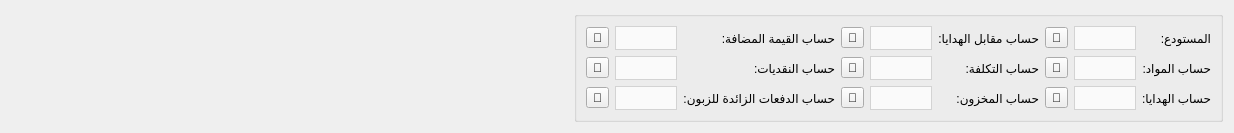
     <widget class="QWidget" name="tab_3">
      <property name="layoutDirection">
       <enum>Qt::RightToLeft</enum>
      </property>
      <attribute name="title">
       <string>الحسابات والمستودعات</string>
      </attribute>
      <layout class="QGridLayout" name="gridLayout_6">
       <item row="0" column="1">
        <widget class="QGroupBox" name="groupBox_4">
         <property name="minimumSize">
          <size>
           <width>300</width>
           <height>0</height>
          </size>
         </property>
         <property name="maximumSize">
          <size>
           <width>16777215</width>
           <height>16777215</height>
          </size>
         </property>
         <property name="layoutDirection">
          <enum>Qt::RightToLeft</enum>
         </property>
         <property name="title">
          <string/>
         </property>
         <layout class="QGridLayout" name="gridLayout_2">
          <item row="2" column="5">
           <widget class="QToolButton" name="select_stock_account_btn">
            <property name="text">
             <string>🔎</string>
            </property>
           </widget>
          </item>
          <item row="0" column="3">
           <widget class="QLabel" name="label_53">
            <property name="maximumSize">
             <size>
              <width>16777215</width>
              <height>16777215</height>
             </size>
            </property>
            <property name="text">
             <string>حساب مقابل الهدايا:</string>
            </property>
           </widget>
          </item>
          <item row="1" column="8">
           <widget class="QToolButton" name="select_monetary_account_btn">
            <property name="text">
             <string>🔎</string>
            </property>
           </widget>
          </item>
          <item row="2" column="6">
           <widget class="QLabel" name="label_11">
            <property name="text">
             <string>حساب الدفعات الزائدة للزبون:</string>
            </property>
           </widget>
          </item>
          <item row="0" column="6">
           <widget class="QLabel" name="label_52">
            <property name="maximumSize">
             <size>
              <width>16777215</width>
              <height>16777215</height>
             </size>
            </property>
            <property name="text">
             <string>حساب القيمة المضافة:</string>
            </property>
           </widget>
          </item>
          <item row="0" column="0">
           <widget class="QLabel" name="label_41">
            <property name="maximumSize">
             <size>
              <width>16777215</width>
              <height>16777215</height>
             </size>
            </property>
            <property name="text">
             <string>المستودع:</string>
            </property>
           </widget>
          </item>
          <item row="0" column="5">
           <widget class="QToolButton" name="select_gifts_opposite_account_btn">
            <property name="text">
             <string>🔎</string>
            </property>
           </widget>
          </item>
          <item row="2" column="8">
           <widget class="QToolButton" name="select_client_extra_account_btn">
            <property name="text">
             <string>🔎</string>
            </property>
           </widget>
          </item>
          <item row="1" column="7">
           <widget class="QComboBox" name="monetary_account_combobox">
            <property name="minimumSize">
             <size>
              <width>0</width>
              <height>0</height>
             </size>
            </property>
            <property name="maximumSize">
             <size>
              <width>16777215</width>
              <height>16777215</height>
             </size>
            </property>
            <property name="layoutDirection">
             <enum>Qt::RightToLeft</enum>
            </property>
            <property name="styleSheet">
             <string notr="true">QComboBox {
        background-color: #fafafa;
        border: 1px solid lightgrey;		
		height: 22px;
		color: black;
    }
    QComboBox::drop-down {
        border: none;
    }</string>
            </property>
           </widget>
          </item>
          <item row="2" column="2">
           <widget class="QToolButton" name="select_gifts_account_btn">
            <property name="text">
             <string>🔎</string>
            </property>
           </widget>
          </item>
          <item row="0" column="1">
           <widget class="QComboBox" name="invoice_warehouse_combobox">
            <property name="minimumSize">
             <size>
              <width>0</width>
              <height>0</height>
             </size>
            </property>
            <property name="maximumSize">
             <size>
              <width>16777215</width>
              <height>16777215</height>
             </size>
            </property>
            <property name="layoutDirection">
             <enum>Qt::RightToLeft</enum>
            </property>
            <property name="styleSheet">
             <string notr="true">QComboBox {
        background-color: #fafafa;
        border: 1px solid lightgrey;		
		height: 22px;
		color: black;
    }
    QComboBox::drop-down {
        border: none;
    }</string>
            </property>
           </widget>
          </item>
          <item row="0" column="7">
           <widget class="QComboBox" name="added_value_account_combobox">
            <property name="minimumSize">
             <size>
              <width>0</width>
              <height>0</height>
             </size>
            </property>
            <property name="maximumSize">
             <size>
              <width>16777215</width>
              <height>16777215</height>
             </size>
            </property>
            <property name="layoutDirection">
             <enum>Qt::RightToLeft</enum>
            </property>
            <property name="styleSheet">
             <string notr="true">QComboBox {
        background-color: #fafafa;
        border: 1px solid lightgrey;		
		height: 22px;
		color: black;
    }
    QComboBox::drop-down {
        border: none;
    }</string>
            </property>
           </widget>
          </item>
          <item row="1" column="0">
           <widget class="QLabel" name="label_49">
            <property name="maximumSize">
             <size>
              <width>16777215</width>
              <height>16777215</height>
             </size>
            </property>
            <property name="text">
             <string>حساب المواد:</string>
            </property>
           </widget>
          </item>
          <item row="1" column="3">
           <widget class="QLabel" name="label_48">
            <property name="maximumSize">
             <size>
              <width>16777215</width>
              <height>16777215</height>
             </size>
            </property>
            <property name="text">
             <string>حساب التكلفة:</string>
            </property>
           </widget>
          </item>
          <item row="2" column="4">
           <widget class="QComboBox" name="stock_account_combobox">
            <property name="minimumSize">
             <size>
              <width>0</width>
              <height>0</height>
             </size>
            </property>
            <property name="maximumSize">
             <size>
              <width>16777215</width>
              <height>16777215</height>
             </size>
            </property>
            <property name="layoutDirection">
             <enum>Qt::RightToLeft</enum>
            </property>
            <property name="styleSheet">
             <string notr="true">QComboBox {
        background-color: #fafafa;
        border: 1px solid lightgrey;		
		height: 22px;
		color: black;
    }
    QComboBox::drop-down {
        border: none;
    }</string>
            </property>
           </widget>
          </item>
          <item row="1" column="2">
           <widget class="QToolButton" name="select_materials_account_btn">
            <property name="text">
             <string>🔎</string>
            </property>
           </widget>
          </item>
          <item row="1" column="6">
           <widget class="QLabel" name="label_4">
            <property name="layoutDirection">
             <enum>Qt::LeftToRight</enum>
            </property>
            <property name="text">
             <string>حساب النقديات:</string>
            </property>
           </widget>
          </item>
          <item row="1" column="4">
           <widget class="QComboBox" name="cost_account_combobox">
            <property name="minimumSize">
             <size>
              <width>0</width>
              <height>0</height>
             </size>
            </property>
            <property name="maximumSize">
             <size>
              <width>16777215</width>
              <height>16777215</height>
             </size>
            </property>
            <property name="layoutDirection">
             <enum>Qt::RightToLeft</enum>
            </property>
            <property name="styleSheet">
             <string notr="true">QComboBox {
        background-color: #fafafa;
        border: 1px solid lightgrey;		
		height: 22px;
		color: black;
    }
    QComboBox::drop-down {
        border: none;
    }</string>
            </property>
           </widget>
          </item>
          <item row="2" column="7">
           <widget class="QComboBox" name="client_extra_account_combobox">
            <property name="maximumSize">
             <size>
              <width>16777215</width>
              <height>16777215</height>
             </size>
            </property>
            <property name="layoutDirection">
             <enum>Qt::RightToLeft</enum>
            </property>
            <property name="styleSheet">
             <string notr="true">QComboBox {
        background-color: #fafafa;
        border: 1px solid lightgrey;		
		height: 22px;
		color: black;
    }
    QComboBox::drop-down {
        border: none;
    }</string>
            </property>
           </widget>
          </item>
          <item row="0" column="4">
           <widget class="QComboBox" name="gifts_opposite_account_combobox">
            <property name="minimumSize">
             <size>
              <width>0</width>
              <height>0</height>
             </size>
            </property>
            <property name="maximumSize">
             <size>
              <width>16777215</width>
              <height>16777215</height>
             </size>
            </property>
            <property name="layoutDirection">
             <enum>Qt::RightToLeft</enum>
            </property>
            <property name="styleSheet">
             <string notr="true">QComboBox {
        background-color: #fafafa;
        border: 1px solid lightgrey;		
		height: 22px;
		color: black;
    }
    QComboBox::drop-down {
        border: none;
    }</string>
            </property>
           </widget>
          </item>
          <item row="0" column="2">
           <widget class="QToolButton" name="select_warehouse_btn">
            <property name="text">
             <string>🔎</string>
            </property>
           </widget>
          </item>
          <item row="0" column="8">
           <widget class="QToolButton" name="select_added_value_account_btn">
            <property name="text">
             <string>🔎</string>
            </property>
           </widget>
          </item>
          <item row="1" column="1">
           <widget class="QComboBox" name="materials_account_combobox">
            <property name="minimumSize">
             <size>
              <width>0</width>
              <height>0</height>
             </size>
            </property>
            <property name="maximumSize">
             <size>
              <width>16777215</width>
              <height>16777215</height>
             </size>
            </property>
            <property name="layoutDirection">
             <enum>Qt::RightToLeft</enum>
            </property>
            <property name="styleSheet">
             <string notr="true">QComboBox {
        background-color: #fafafa;
        border: 1px solid lightgrey;		
		height: 22px;
		color: black;
    }
    QComboBox::drop-down {
        border: none;
    }</string>
            </property>
           </widget>
          </item>
          <item row="1" column="5">
           <widget class="QToolButton" name="select_cost_account_btn">
            <property name="text">
             <string>🔎</string>
            </property>
           </widget>
          </item>
          <item row="2" column="1">
           <widget class="QComboBox" name="gifts_account_combobox">
            <property name="minimumSize">
             <size>
              <width>0</width>
              <height>0</height>
             </size>
            </property>
            <property name="maximumSize">
             <size>
              <width>16777215</width>
              <height>16777215</height>
             </size>
            </property>
            <property name="layoutDirection">
             <enum>Qt::RightToLeft</enum>
            </property>
            <property name="styleSheet">
             <string notr="true">QComboBox {
        background-color: #fafafa;
        border: 1px solid lightgrey;		
		height: 22px;
		color: black;
    }
    QComboBox::drop-down {
        border: none;
    }</string>
            </property>
           </widget>
          </item>
          <item row="2" column="0">
           <widget class="QLabel" name="label_50">
            <property name="maximumSize">
             <size>
              <width>16777215</width>
              <height>16777215</height>
             </size>
            </property>
            <property name="text">
             <string>حساب الهدايا:</string>
            </property>
           </widget>
          </item>
          <item row="2" column="3">
           <widget class="QLabel" name="label_51">
            <property name="maximumSize">
             <size>
              <width>16777215</width>
              <height>16777215</height>
             </size>
            </property>
            <property name="text">
             <string>حساب المخزون:</string>
            </property>
           </widget>
          </item>
         </layout>
        </widget>
       </item>
       <item row="0" column="2">
        <spacer name="horizontalSpacer_3">
         <property name="orientation">
          <enum>Qt::Horizontal</enum>
         </property>
         <property name="sizeHint" stdset="0">
          <size>
           <width>563</width>
           <height>20</height>
          </size>
         </property>
        </spacer>
       </item>
      </layout>
     </widget>
